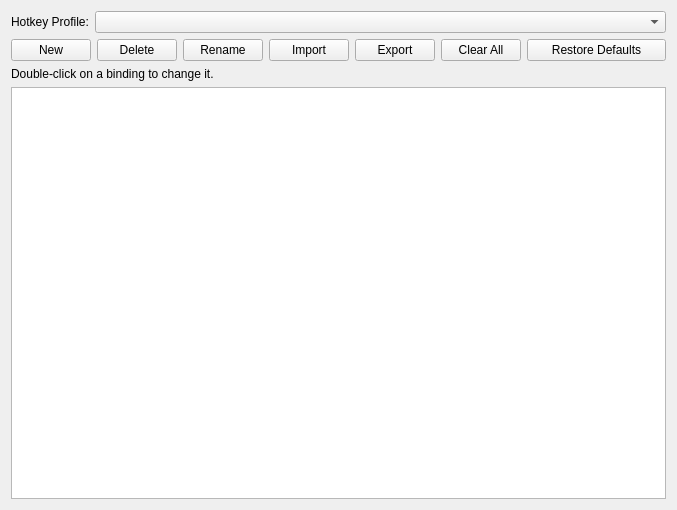
<?xml version="1.0" encoding="UTF-8"?>
<ui version="4.0">
 <class>ConfigureHotkeys</class>
 <widget class="QWidget" name="ConfigureHotkeys">
  <property name="geometry">
   <rect>
    <x>0</x>
    <y>0</y>
    <width>439</width>
    <height>510</height>
   </rect>
  </property>
  <property name="windowTitle">
   <string>Hotkey Settings</string>
  </property>
  <property name="accessibleName">
   <string>Hotkeys</string>
  </property>
  <layout class="QVBoxLayout" name="verticalLayout">
   <item>
    <layout class="QHBoxLayout" name="horizontalLayout_ProfileSelect">
     <item>
      <widget class="QLabel" name="label_profile">
       <property name="text">
        <string>Hotkey Profile:</string>
       </property>
      </widget>
     </item>
     <item>
      <widget class="QComboBox" name="combo_box_profile">
       <property name="sizePolicy">
        <sizepolicy hsizetype="Expanding" vsizetype="Fixed">
         <horstretch>0</horstretch>
         <verstretch>0</verstretch>
        </sizepolicy>
       </property>
      </widget>
     </item>
    </layout>
   </item>
   <item>
    <layout class="QHBoxLayout" name="horizontalLayout_Actions">
     <item>
      <widget class="QPushButton" name="button_new_profile">
       <property name="text">
        <string>New</string>
       </property>
      </widget>
     </item>
     <item>
      <widget class="QPushButton" name="button_delete_profile">
       <property name="text">
        <string>Delete</string>
       </property>
      </widget>
     </item>
     <item>
      <widget class="QPushButton" name="button_rename_profile">
       <property name="text">
        <string>Rename</string>
       </property>
      </widget>
     </item>
     <item>
      <widget class="QPushButton" name="button_import_profile">
       <property name="text">
        <string>Import</string>
       </property>
      </widget>
     </item>
     <item>
      <widget class="QPushButton" name="button_export_profile">
       <property name="text">
        <string>Export</string>
       </property>
      </widget>
     </item>
     <item>
      <spacer name="horizontalSpacer_Buttons">
       <property name="orientation">
        <enum>Qt::Horizontal</enum>
       </property>
       <property name="sizeHint" stdset="0">
        <size>
         <width>40</width>
         <height>20</height>
        </size>
       </property>
      </spacer>
     </item>
     <item>
      <widget class="QPushButton" name="button_clear_all">
       <property name="text">
        <string>Clear All</string>
       </property>
      </widget>
     </item>
     <item>
      <widget class="QPushButton" name="button_restore_defaults">
       <property name="sizePolicy">
        <sizepolicy hsizetype="Fixed" vsizetype="Fixed">
         <horstretch>0</horstretch>
         <verstretch>0</verstretch>
        </sizepolicy>
       </property>
       <property name="minimumSize">
        <size>
         <width>139</width>
         <height>0</height>
        </size>
       </property>
       <property name="maximumSize">
        <size>
         <width>139</width>
         <height>16777215</height>
        </size>
       </property>
       <property name="text">
        <string>Restore Defaults</string>
       </property>
      </widget>
     </item>
    </layout>
   </item>
   <item>
    <widget class="QLabel" name="label_2">
     <property name="text">
      <string>Double-click on a binding to change it.</string>
     </property>
    </widget>
   </item>
   <item>
    <layout class="QVBoxLayout" name="verticalLayout_2">
     <item>
      <widget class="QTreeView" name="hotkey_list">
       <property name="editTriggers">
        <set>QAbstractItemView::NoEditTriggers</set>
       </property>
       <property name="sortingEnabled">
        <bool>false</bool>
       </property>
      </widget>
     </item>
    </layout>
   </item>
  </layout>
 </widget>
 <resources/>
 <connections/>
</ui>
